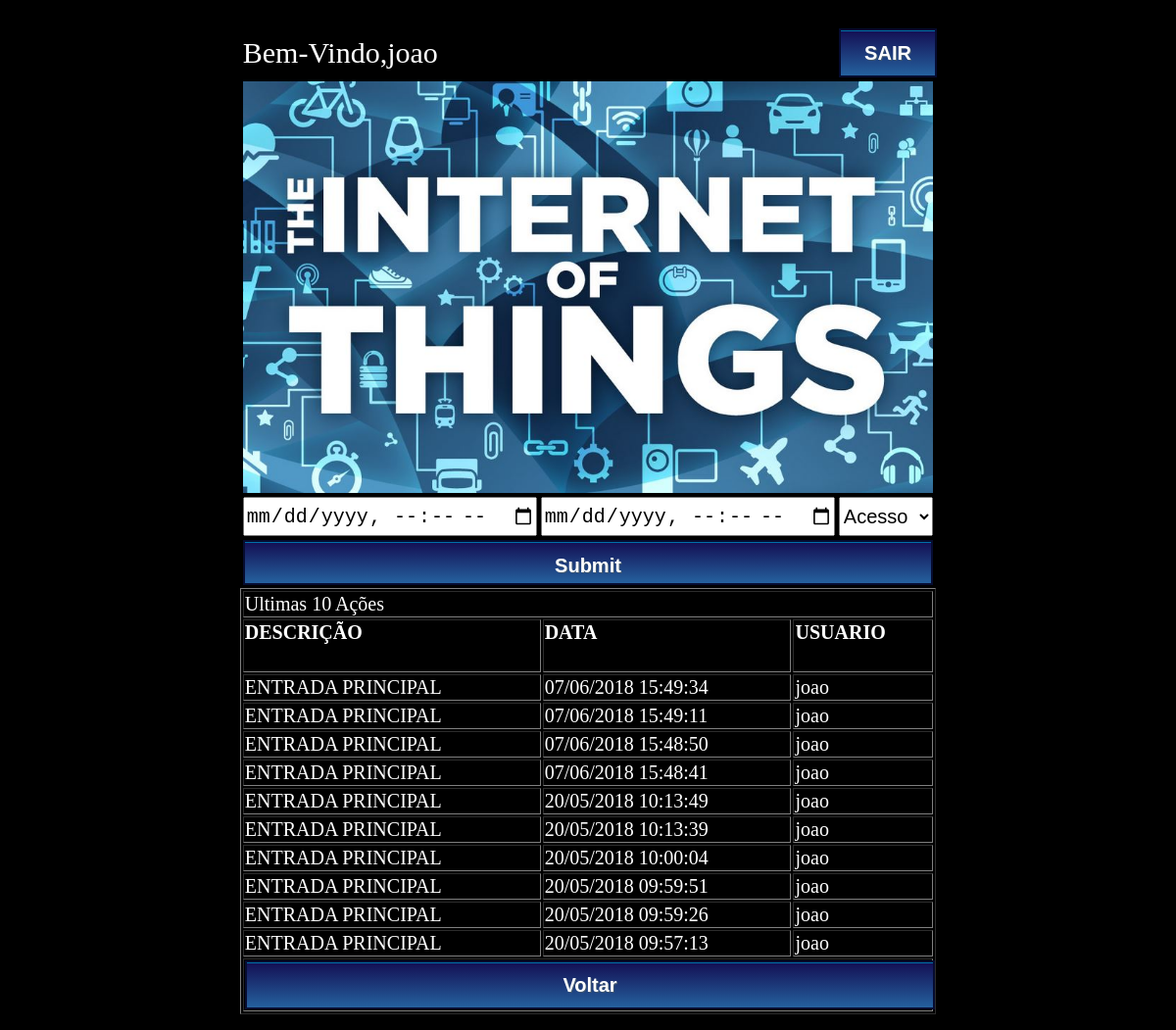
Page /htdocs/acessorel.php (signed in) on the committed database.
### tables this page shows
CREATE TABLE `acesso_rel` (
  `acesso_sec` int(11) NOT NULL AUTO_INCREMENT,
  `acesso_id` int(2) NOT NULL,
  `acesso_nome` varchar(20) DEFAULT NULL,
  `acesso_data` datetime NOT NULL DEFAULT CURRENT_TIMESTAMP,
  PRIMARY KEY (`acesso_sec`)
);

### htdocs/acessorel.php (the view, shortened to what this page needs)
<html>
<head>
</head>
<body>
<?php
$login_cookie = $_COOKIE['login'];
if(isset($_COOKIE['login'])){
require_once('conecta.php');
$sqll = "SELECT acesso_descricao FROM acesso";
$result2 = $conn->query($sqll);
if ($result2->num_rows > 0) {
		$array2 = array();
		while($row1 = $result2->fetch_assoc()) {
		$array2[] = $row1["acesso_descricao"];
		}
}
        $descri1=$array2[0];
		$descri2=$array2[1];
?>
<form action="acessorel.php" method="POST">
    <table class="tabelarel2" align="center">
		<tr>
			<td colspan="2" width="80%"><a class='texto'>Bem-Vindo,<?php echo $login_cookie; ?></td>
			<td colspan="1" width="20%"><a class="botaocadper" href="logout.php">SAIR</a></td>
		</tr>
		<tr>
			<td colspan="3" align="center"><img src="img/iot.jpg" class="imgcap"></img>
		</tr>
		<tr>
			<td width="40%">
				<input type="datetime-local" name="dataI" class="selectper" />
			</td>
			<td width="40%">
				<input type="datetime-local" name="dataF" class="selectper"/>
			</td>
			<td width="20%">
				<select name="id" class="selectper">
				<option value="">Acesso</option>
				</select>
			</td>
		</tr>
		<tr>
			<td colspan="3">
				<input type="submit" class="botaocadper"/>
				</form>
	<a class="textorel" align="center">
	<table	border="1"  class="tabelarel" align="center">
	<tr>
	<td colspan="3" border="0">
<?php
	if(empty($_POST['id']) && empty($_POST['dataI']) && empty($_POST['dataF'])){
		$sql = "SELECT acesso_id, acesso_data, acesso_nome FROM acesso_rel ORDER BY acesso_sec DESC limit 10";
		echo "Ultimas 10 Ações";
	}elseif(isset($_POST['id']) && empty($_POST['dataI']) && empty($_POST['dataF'])){
		$sql = "SELECT acesso_id, acesso_data, acesso_nome FROM acesso_rel WHERE acesso_id = '".$_POST['id']."' ORDER BY acesso_sec DESC limit 10";
		echo "Ultimas 10 Ações do acesso "; if($_POST['id']==1){echo $descri1;}else{echo $descri2;}
	}else{
		$sql = "SELECT acesso_id, acesso_data, acesso_nome FROM acesso_rel ORDER BY acesso_sec DESC limit 10";
		echo "Ultimas 10 Ações";
	}
$result = $conn->query($sql);
if ($result->num_rows > 0) {
    ?>
	</td>
	</tr>
	<tr><td><h4>DESCRIÇÃO</h4></td><td al><h4>DATA</h4></td><td><h4>USUARIO</h4></td></tr>
	<?php
	while($row = $result->fetch_assoc()) {
	$data = Date('d/m/Y H:i:s',  strtotime($row["acesso_data"]));
	$descr = $descri2;
	if(	$row["acesso_id"]==1){
	$descr = $descri1;
	}
    echo "<tr><td>".$descr. "</td><td>" .$data. "</td><td>" .$row["acesso_nome"]. "</td></tr>";
	}
}	else {
    echo "Não foi encontrado nenhum resultado nesta busca!!";
}
	 ?>
	 <tr>
		<td colspan="3"><a class="botaocadper" href="acesso.php">Voltar</a></td>
	 </tr>
	 </table>
<?php
}else{
	  echo"Bem-Vindo, convidado <br>";
      echo" <font color='red'>Essas informações NÃO PODEM ser acessadas por você</font> ";
      echo"<br><a href='index.html'>Faça Login</a> Para ler o conteúdo";
}
?>
</body>
</html>

### htdocs/conecta.php (shortened to what this page needs)
<?php
echo "<br>"
?>

### htdocs/css/desktop/index.css (style rules this page uses)
.texto { color: white; font-size: 30px; }
.botaocadper { -moz-box-shadow:inset 0px 1px 0px 0px #0070a8; -webkit-box-shadow:inset 0px 1px 0px 0px #0070a8; box-shadow:inset 0px 1px 0px 0px #0070a8; background:-webkit-gradient( linear, left top, left bottom, color-stop(0.05, #141357), color-stop(1, #25619e) ); background:-moz-linear-gradient( center top, #141357 5%, #25619e 100% ); filter:progid:DXImageTransform.Microsoft.gradient(startColorstr='#141357', endColorstr='#25619e'); background-color:#141357; -webkit-border-top-left-radius:0px; -moz-border-radius-topleft:0px; border-top-left-radius:0px; -webkit-border-top-right-radius:0px; -moz-border-radius-topright:0px; border-top-right-radius:0px; -webkit-border-bottom-right-radius:0px; -moz-border-radius-bottomright:0px; border-bottom-right-radius:0px; -webkit-border-bottom-left-radius:0px; -moz-border-radius-bottomleft:0px; border-bottom-left-radius:0px; text-indent:0; border:2px solid #060c30; display:inline-block; color:#ffffff; font-family:Arial; font-size:20px; font-weight:bold; font-style:normal; height:46px; line-height:46px; width:100%; text-decoration:none; text-align:center; text-shadow:1px 1px 0px #3f566e; }
.imgcap { width:100%; height: 40%; }
.selectper { width: 100%; height: 40px; font-size:20px; }
.tabelarel2 { width: 60%; color: white; font-size:0px; }
.textorel { color: white; font-size:15px; }
.tabelarel { width: 60%; height: 5%; padding-top: 0%; color: white; font-size:20px; }

### rows in the picture
acesso_rel: descr "ENTRADA PRINCIPAL", acesso_data "07/06/2018 15:49:34", acesso_nome "joao"
acesso_rel: descr "ENTRADA PRINCIPAL", acesso_data "07/06/2018 15:49:11", acesso_nome "joao"
acesso_rel: descr "ENTRADA PRINCIPAL", acesso_data "07/06/2018 15:48:50", acesso_nome "joao"
acesso_rel: descr "ENTRADA PRINCIPAL", acesso_data "07/06/2018 15:48:41", acesso_nome "joao"
acesso_rel: descr "ENTRADA PRINCIPAL", acesso_data "20/05/2018 10:13:49", acesso_nome "joao"
acesso_rel: descr "ENTRADA PRINCIPAL", acesso_data "20/05/2018 10:13:39", acesso_nome "joao"
acesso_rel: descr "ENTRADA PRINCIPAL", acesso_data "20/05/2018 10:00:04", acesso_nome "joao"
acesso_rel: descr "ENTRADA PRINCIPAL", acesso_data "20/05/2018 09:59:51", acesso_nome "joao"
acesso_rel: descr "ENTRADA PRINCIPAL", acesso_data "20/05/2018 09:59:26", acesso_nome "joao"
acesso_rel: descr "ENTRADA PRINCIPAL", acesso_data "20/05/2018 09:57:13", acesso_nome "joao"

### other values in the picture
$login_cookie "joao"
